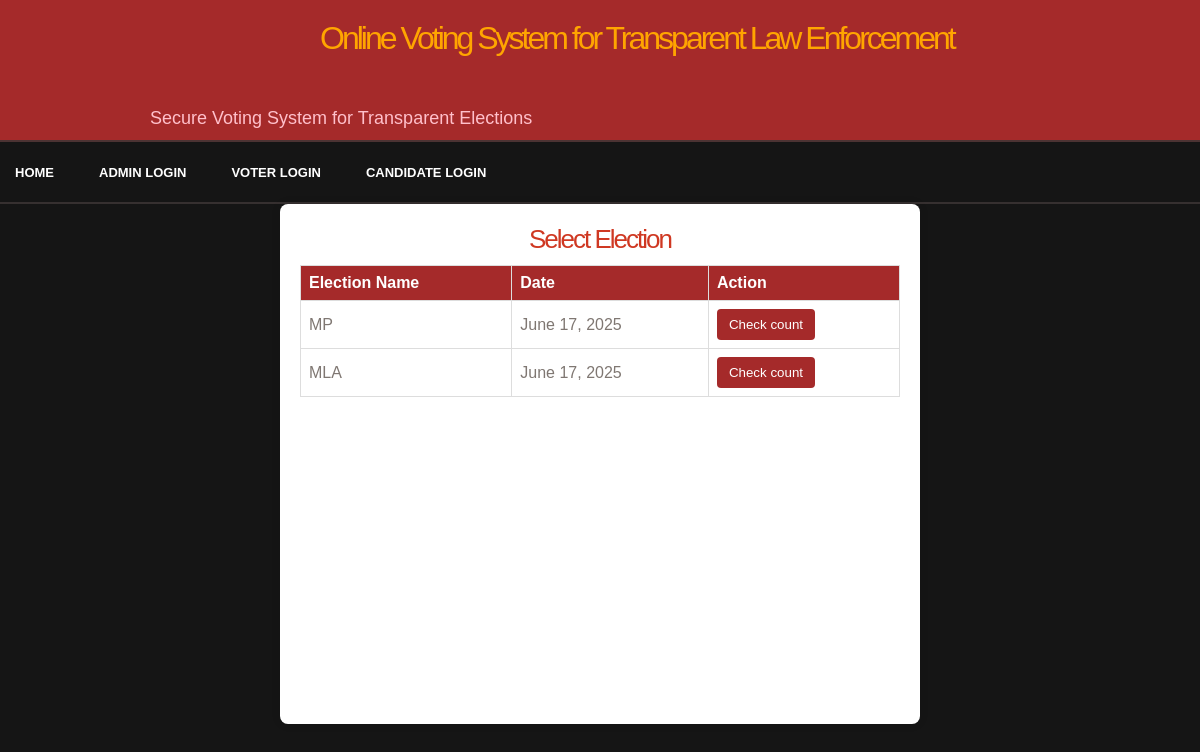
The app's page /view-election with its own data.
### application/models.py (models this page shows)
class election_name(models.Model):
    name=models.TextField()
    date=models.DateField(null=True)

### application/views.py (the view)
# urls.py: path('view-election',views.view_result,name='view_result'),
def view_result(request):
    election=election_name.objects.all().order_by('-id')
    return render(request,'view_election.html',{'elections':election})

### template/view_election.html (shortened to what this page needs)
{% extends 'Base.html' %}
{% load static %}
{% block main %}
<div class="container">
    <h2>Select Election</h2>
    <table>
        <thead>
            <tr>
                <th>Election Name</th>
                <th>Date</th>
                <th>Action</th>
            </tr>
        </thead>
        <tbody>
            {% for election in elections %}
            <tr>
                <td>{{ election.name }}</td>
                <td>{{ election.date }}</td>
                <td>
                    <a href="{% url 'results' pk=election.id %}">
                        <button class="vote-button">Check count</button>
                    </a>
                </td>
            </tr>
            {% endfor %}
        </tbody>
    </table>
</div>
{% endblock %}

### static/voting.css (style rules this page uses)
body { margin: 0; padding: 0; background: #151515 url(images/voting01.jpg) repeat-x left top; text-align: justify; font: 13px "Trebuchet MS", Arial, Helvetica, sans-serif; color: #7F7772; }
h1, h1 a, h2, h2 a, h3, h3 a { margin: 0; text-decoration: none; font-weight: normal; color: #CF3822; }
h2 { letter-spacing: -2px; font-size: 2em; }
a { color: #FFFFFF; text-decoration: none; }

### template/view_election.html (style rules this page uses)
.container { background: white; padding: 20px; border-radius: 8px; box-shadow: 0 0 10px rgba(0, 0, 0, 0.1); width: 600px; max-height: 80vh; min-height: 60vh; overflow-y: scroll; }
h2 { text-align: center; }
table { width: 100%; border-collapse: collapse; margin-top: 10px; }
th, td { border: 1px solid #ddd; padding: 8px; text-align: left; }
th { background-color: brown; color: white; }
.vote-button { padding: 8px 12px; background-color: brown; color: white; border: none; border-radius: 4px; cursor: pointer; }

### records on screen
election_name: name "MP", date "June 17, 2025"
election_name: name "MLA", date "June 17, 2025"
